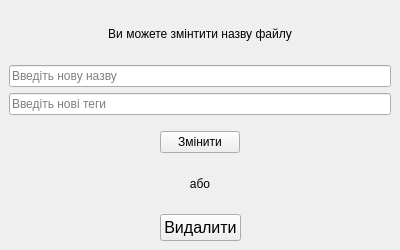
<?xml version="1.0" encoding="UTF-8"?>
<ui version="4.0">
 <class>MainWindow</class>
 <widget class="QMainWindow" name="MainWindow">
  <property name="geometry">
   <rect>
    <x>0</x>
    <y>0</y>
    <width>400</width>
    <height>250</height>
   </rect>
  </property>
  <property name="windowTitle">
   <string>Зміна файлу</string>
  </property>
  <property name="windowIcon">
   <iconset resource="logo.qrc">
    <normaloff>:/:/newPrefix/logo1.png/logo.png</normaloff>:/:/newPrefix/logo1.png/logo.png</iconset>
  </property>
  <widget class="QWidget" name="centralwidget">
   <layout class="QVBoxLayout" name="verticalLayout">
    <item>
     <widget class="QLabel" name="label">
      <property name="text">
       <string>Ви можете змінтити назву файлу</string>
      </property>
      <property name="alignment">
       <set>Qt::AlignCenter</set>
      </property>
     </widget>
    </item>
    <item>
     <widget class="QLineEdit" name="filename_edit">
      <property name="placeholderText">
       <string>Введіть нову назву</string>
      </property>
     </widget>
    </item>
    <item>
     <widget class="QLineEdit" name="tags_edit">
      <property name="placeholderText">
       <string>Введіть нові теги</string>
      </property>
     </widget>
    </item>
    <item>
     <spacer name="verticalSpacer">
      <property name="orientation">
       <enum>Qt::Vertical</enum>
      </property>
      <property name="sizeType">
       <enum>QSizePolicy::Fixed</enum>
      </property>
      <property name="sizeHint" stdset="0">
       <size>
        <width>20</width>
        <height>10</height>
       </size>
      </property>
     </spacer>
    </item>
    <item>
     <layout class="QHBoxLayout" name="horizontalLayout">
      <item>
       <spacer name="horizontalSpacer">
        <property name="orientation">
         <enum>Qt::Horizontal</enum>
        </property>
        <property name="sizeHint" stdset="0">
         <size>
          <width>40</width>
          <height>20</height>
         </size>
        </property>
       </spacer>
      </item>
      <item>
       <widget class="QPushButton" name="change_button">
        <property name="text">
         <string>Змінити</string>
        </property>
       </widget>
      </item>
      <item>
       <spacer name="horizontalSpacer_2">
        <property name="orientation">
         <enum>Qt::Horizontal</enum>
        </property>
        <property name="sizeHint" stdset="0">
         <size>
          <width>40</width>
          <height>20</height>
         </size>
        </property>
       </spacer>
      </item>
     </layout>
    </item>
    <item>
     <widget class="QLabel" name="label_2">
      <property name="text">
       <string>або</string>
      </property>
      <property name="alignment">
       <set>Qt::AlignCenter</set>
      </property>
     </widget>
    </item>
    <item>
     <layout class="QHBoxLayout" name="horizontalLayout_2">
      <item>
       <spacer name="horizontalSpacer_3">
        <property name="orientation">
         <enum>Qt::Horizontal</enum>
        </property>
        <property name="sizeHint" stdset="0">
         <size>
          <width>40</width>
          <height>20</height>
         </size>
        </property>
       </spacer>
      </item>
      <item>
       <widget class="QPushButton" name="delete_button">
        <property name="font">
         <font>
          <pointsize>12</pointsize>
         </font>
        </property>
        <property name="text">
         <string>Видалити</string>
        </property>
       </widget>
      </item>
      <item>
       <spacer name="horizontalSpacer_4">
        <property name="orientation">
         <enum>Qt::Horizontal</enum>
        </property>
        <property name="sizeHint" stdset="0">
         <size>
          <width>40</width>
          <height>20</height>
         </size>
        </property>
       </spacer>
      </item>
     </layout>
    </item>
   </layout>
  </widget>
 </widget>
 <resources>
  <include location="logo.qrc"/>
 </resources>
 <connections/>
</ui>
